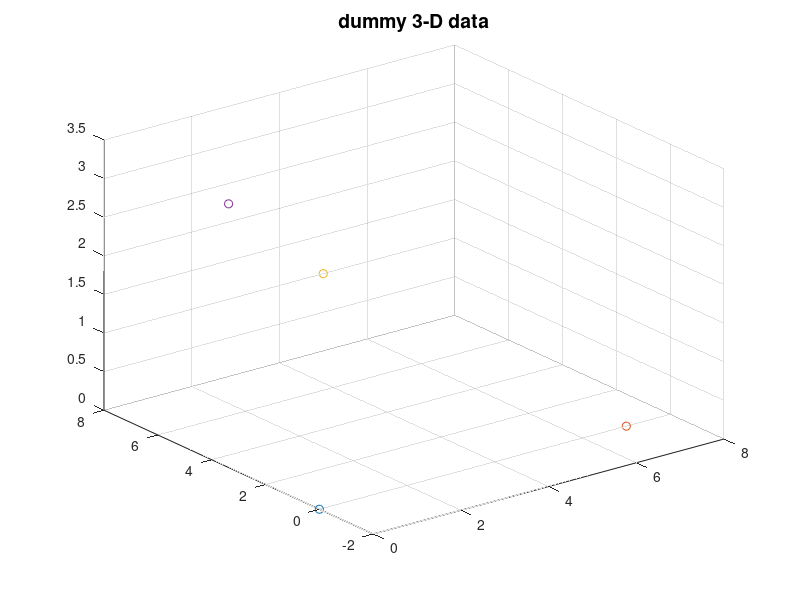
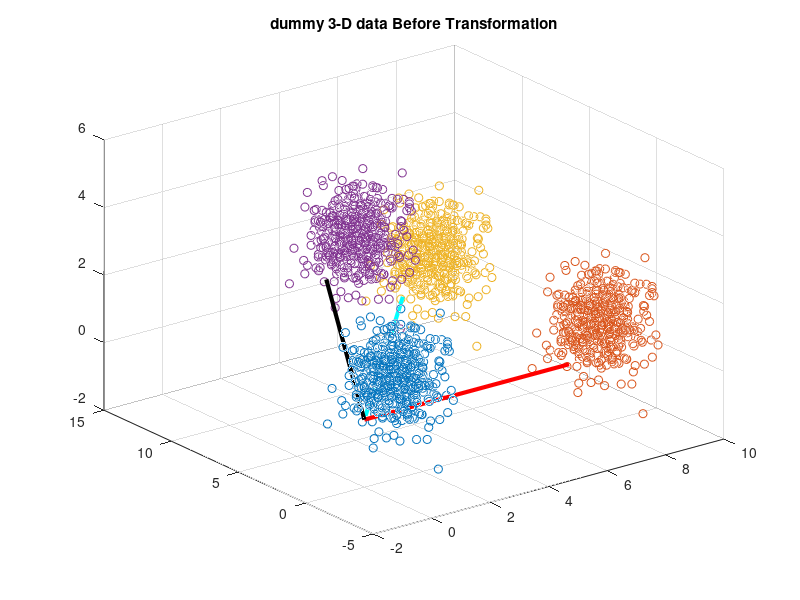

MATLAB code to generate these figures, in order: (Note: this script raises an error after producing the figures.)
mu1 = [1,0,1,1];
sigma1 = [0.5 ,0.5 ,.5, .5];
rng default
data1 = mvnrnd(mu1,sigma1,500);

mu2 = [8,0,1,5];
sigma2 = [0.5 ,0.5 ,.5, .5];
rng default
data2 = mvnrnd(mu2,sigma2,500);

mu3 = [6,8,2, 8];
sigma3 = [0.5 ,0.5 ,.5, .5];
rng default
data3 = mvnrnd(mu3,sigma3,500);


mu4 = [2,5,4,3];
sigma4 = [0.5 ,0.5 ,.5, .5];
rng default
data4 = mvnrnd(mu4,sigma4,500);

close all
%Finidng cluster's centroid using kmeans

[~,Cref] = kmeans(data1,1);
D = size(data1,2);

% center the data by substracting Cref
r1 = data1 - repmat(Cref, size(data1,1), 1);
r2 = data2 - repmat(Cref, size(data2,1), 1);
r3 = data3 - repmat(Cref, size(data3,1), 1);
r4 = data4 - repmat(Cref, size(data4,1), 1);
% r1 = [data1(:,1) - Cref(1), data1(:,2) - Cref(2), data1(:,3) - Cref(3)];
% r2 = [data2(:,1) - Cref(1), data2(:,2) - Cref(2), data2(:,3) - Cref(3)];
% r3 = [data3(:,1) - Cref(1), data3(:,2) - Cref(2), data3(:,3) - Cref(3)];
% r4 = [data4(:,1) - Cref(1), data4(:,2) - Cref(2), data4(:,3) - Cref(3)];

C1 = zeros(1,D);
[~,C2] = kmeans(r2,1);
[~,C3] = kmeans(r3,1);
[~,C4] = kmeans(r4,1);
%Plot scatter of raw data centroid
figure;
scatter3(C1(:,1),C1(:,2),C1(:,3),'bd');
hold on;
scatter3(C2(:,1),C2(:,2),C2(:,3),'r+');
scatter3(C3(:,1),C3(:,2),C3(:,3),'co');
scatter3(C4(:,1),C4(:,2),C4(:,3),'k*');
title('dummy 3-D data','FontSize',14)

%Plot scatter of raw data
figure;scatter3(data1(:,1),data1(:,2),data1(:,3),'bd');hold on;
scatter3(data2(:,1),data2(:,2),data2(:,3),'r+');
scatter3(data3(:,1),data3(:,2),data3(:,3),'co');
scatter3(data4(:,1),data4(:,2),data4(:,3),'k*');
plot3([C1(1) C2(1)],[C1(2) C2(2)],[C1(3) C2(3)],'r','LineWidth',3);
plot3([C1(1) C3(1)],[C1(2) C3(2)],[C1(3) C3(3)],'c','LineWidth',3);
plot3([C1(1) C4(1)],[C1(2) C4(2)],[C1(3) C4(3)],'k','LineWidth',3);
title('dummy 3-D data Before Transformation')




%We call gram-schmidt here to find the desired cordinates for each
%Normal to centroid vector Raw = MAtrix of normal to centroids
%Cooked = orthognolized
Raw = [C2;
       C3;
       C4];

Cooked = Gram_Schmidt(Raw');
Cooked= Cooked';
% Convert vector of cluster1 centroid to each cluster's data to polar cordinate
ri1  = cart2nsphere(r1);
ri2  = cart2nsphere(r2);
ri3  = cart2nsphere(r3);
ri4  = cart2nsphere(r4);

% Keeep cluster's data in one matrix
R1 = ri1(:,1); R2 = ri2(:,1); R3 = ri3(:,1); R4 = ri4(:,1);
phi1 = ri1(:,2:end); phi2 = ri3(:,2:end); phi3 = ri3(:,2:end); phi4 = ri4(:,2:end);
% ri2 = [azimuth2,elevation2,R2];
% ri3 = [azimuth3,elevation3,R3];
% ri4 = [azimuth4,elevation4,R4];

% figure;scatter(ri1(:,1),ri1(:,2),'bd');hold on;
% scatter(ri4(:,1),ri4(:,2),'k*');
%The matrix Contains  all data in polar
sph_all = [ri1;ri2;ri3;ri4];

% The matrix Contains  all data in Cartesian
car_all = nsphere2cart(sph_all);

%polar cordinates of the centroid after Gram Schmit
%[azimuthC2,elevationC2,~]  = cart2nsphere(Cooked(1,:));
ortho_C2 = cart2nsphere(Cooked(1,:));
ortho_C3  = cart2nsphere(Cooked(2,:));
ortho_C4  = cart2nsphere(Cooked(3,:));

%polar cordinates of the original points
%[azimuthCi1,elevationCi1,~]  = cart2sph(C1(1),C1(2),C1(3));
raw_C1 = cart2nsphere(C1);
raw_C2 = cart2nsphere(C2);
raw_C3 = cart2nsphere(C3);
raw_C4 = cart2nsphere(C4);


% looping through angle and calculate difference to reference cluster (C2 here)
phi1_2_ref = zeros(size(phi1,1),size(phi1,2));
phi2_2_ref = zeros(size(phi1,1),size(phi1,2));
phi3_2_ref = zeros(size(phi1,1),size(phi1,2));
phi4_2_ref = zeros(size(phi1,1),size(phi1,2));

for p = 2:length(ortho_C2)-1
%%%%%%%%%%%%
%%%%%%%%%%%%MODIFIED UP TO HERE
phi_close = min([raw_C3(p) - raw_C2(p), raw_C4(p) - raw_C2(p)]);
phi_far = max([raw_C3(p) - raw_C2(p), raw_C4(p) - raw_C2(p)]);

phi_close_d = min([ortho_C3(p) - ortho_C2(p), ortho_C4(p) - ortho_C2(p)]);
phi_far_d = max([ortho_C3(p) - ortho_C2(p), ortho_C4(p) - ortho_C2(p)]);
%Azimuth angle between the cluster's centroid to the vector which connect refrence
%centroid (here C2) to the normal centroid (here C1)
% azclose = azimuthCi3 - azimuthCi2;
% azfar = azimuthCi4 - azimuthCi2;
%Desired azimuth angle between the cluster's centroid to the vector which connect refrence
%centroid (here C2) to the normal centroid (here C1)
% azclosed = azimuthC3 - azimuthC2;
% azfard = azimuthC4 - azimuthC2;
%Azimuth angle between the all data to the vector which connect refrence
%centroid (here C2) to the normal centroid (here C1)
% mtia1 = ri1(:,1)- azimuthCi2;
% mtia2 = ri2(:,1)- azimuthCi2;
% mtia3 = ri3(:,1)- azimuthCi2;
% mtia4 = ri4(:,1)- azimuthCi2;
phi1_2_ref(:,p) = ri1(:,p) - raw_C2(p);
phi2_2_ref(:,p)  = ri2(:,p) - raw_C2(p);
phi3_2_ref(:,p)  = ri3(:,p) - raw_C2(p);
phi4_2_ref(:,p)  = ri4(:,p) - raw_C2(p);

%%%%%%%%%%%%
%%%%%%%%%%%%MODIFIED UP TO HERE (to be tested)


end

% Last angle has a different range

%ALi: I think the azimuth raqnge is -pi:pi and the eleveation range is
%0:2pi there are two functions for converting twopi2pi and pitotwopi. Good
%luck
for i=1:length(ri1(:,2))
    %                 ri1(i,:) = script_roation( C2-C1,sph2cart(ri1(i,1),ri1(i,2),ri1(i,3))-C1, coefazimuth(mtia1(i)), coefelevation(mtit1(i))) + C1;
    %         ri2(i,:) = script_roation( C2-C1,sph2cart(ri2(i,1),ri2(i,2),ri2(i,3))-C1, coefazimuth(mtia2(i)), coefelevation(mtit2(i))) + C1;
    ri1(i,:) = script_roation(r1(i,:), coefazimuth(phi1_2_ref(i),azfard,azclosed,azfar,azclose), coefelevation(mtit1(i),elfard,elclosed,elfar,elclose));
    ri2(i,:) = script_roation(r2(i,:), coefazimuth(mtia2(i),azfard,azclosed,azfar,azclose), coefelevation(mtit2(i),elfard,elclosed,elfar,elclose));
    ri3(i,:) = script_roation(r3(i,:), coefazimuth(mtia3(i),azfard,azclosed,azfar,azclose), coefelevation(mtit3(i),elfard,elclosed,elfar,elclose));
    ri4(i,:) = script_roation(r4(i,:), coefazimuth(mtia4(i),azfard,azclosed,azfar,azclose), coefelevation(mtit4(i),elfard,elclosed,elfar,elclose));
end
acosd(1-pdist2(ri4(1,:),C2,'cosine'));
[idx1,C1i] = kmeans(ri1,1);
[idx2,C2i] = kmeans(ri2,1);
[idx3,C3i] = kmeans(ri3,1);
[idx4,C4i] = kmeans(ri4,1);
finalr = [ri1',ri2',ri3',ri4'];
finalrdot = finalr'*finalr;
normImage = uint8(255*mat2gray(finalrdot));
figure
imshow(normImage);

[~,~,alir1] = cart2sph(ri1(:,1),ri1(:,2),ri1(:,3));
[~,~,alir2] = cart2sph(ri2(:,1),ri2(:,2),ri2(:,3));
figure;scatter3(ri1(:,1),ri1(:,2),ri1(:,3),'bd');hold on;
scatter3(ri2(:,1),ri2(:,2),ri2(:,3),'r+');
scatter3(ri3(:,1),ri3(:,2),ri3(:,3),'co');
scatter3(ri4(:,1),ri4(:,2),ri4(:,3),'k*');
%     plot3([C1i(1) C2i(1)],[C1i(2) C2i(2)],[C1i(3) C2i(3)],'r','LineWidth',3);
%     plot3([C1i(1) C3i(1)],[C1i(2) C3i(2)],[C1i(3) C3i(3)],'c','LineWidth',3);
%     plot3([C1i(1) C4i(1)],[C1i(2) C4i(2)],[C1i(3) C4i(3)],'k','LineWidth',3);
title('dummy 3-D data After Transformation')